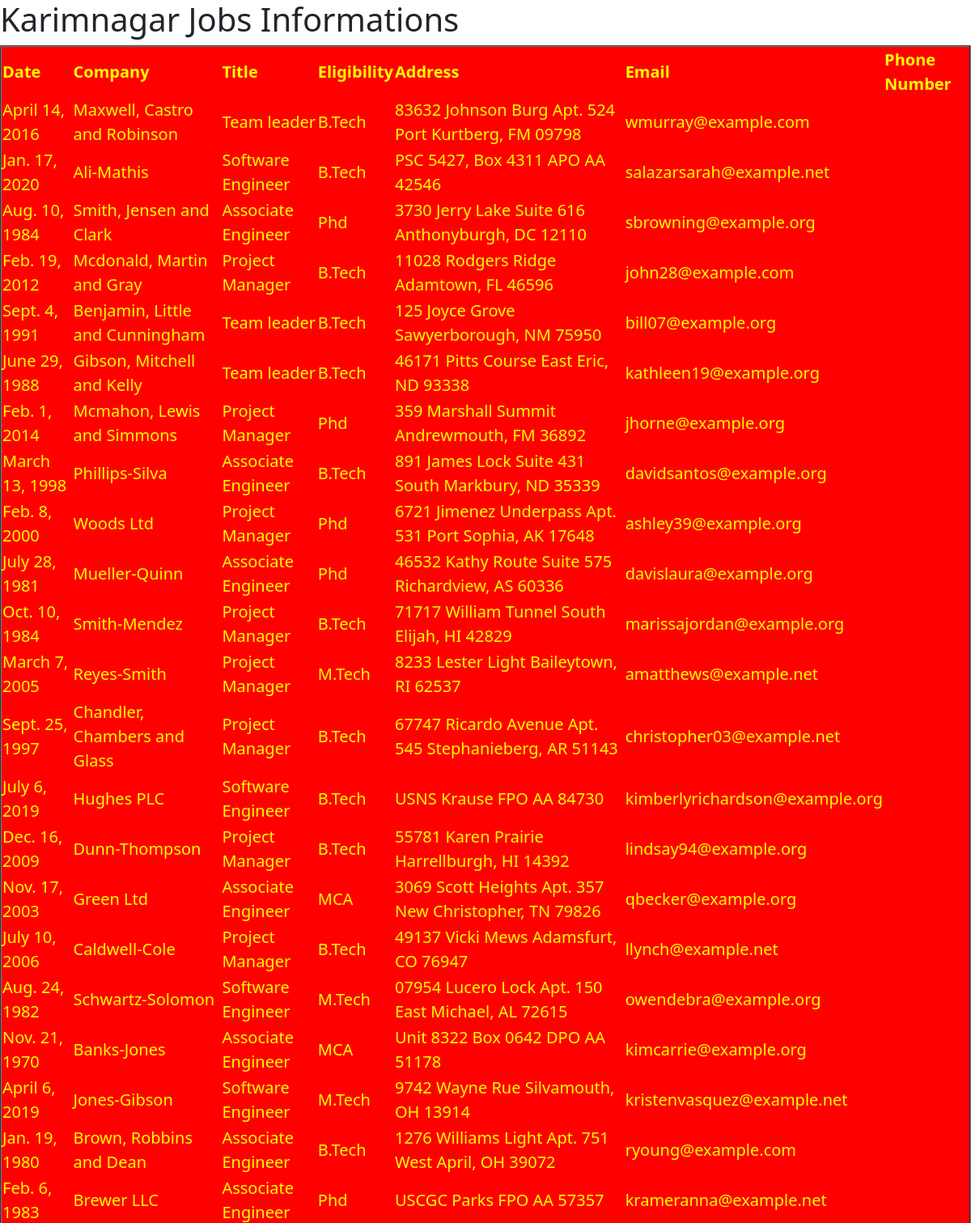
Screenshot of /knrjobs (upper part) with the database file from the repository.
### testapp/models.py (models this page shows)
class knrjobs(models.Model):
    date = models.DateField()
    company = models.CharField(max_length=50)
    title = models.CharField(max_length=70)
    eligibility = models.CharField(max_length=50)
    address = models.CharField(max_length=100)
    email = models.EmailField()
    phonenumber = models.BigIntegerField()

### testapp/views.py (the view)
# urls.py: path('knrjobs', views.knrjobs_view),
def knrjobs_view(request):
    jobs_list = knrjobs.objects.all()
    my_dict ={"jobs_list":jobs_list}
    return render(request,"testapp/knrjobs.html",my_dict)

### templates/testapp/knrjobs.html (shortened to what this page needs)
<!DOCTYPE html>
{% load static %}
<html lang="en">
<head>
    <link href="https://cdn.jsdelivr.net/npm/bootstrap@5.3.2/dist/css/bootstrap.min.css" rel="stylesheet">
    <link rel="stylesheet" href="{% static 'css/job1.css' %}">
</head>
<body>
<h1>Karimnagar Jobs Informations</h1>
{% if jobs_list %}
<table border="2">
    <thead>
    <tr>
    <th>Date</th>
    <th>Company</th>
    <th>Title</th>
    <th>Eligibility</th>
    <th>Address</th>
    <th>Email</th>
    <th>Phone Number</th>
    </tr>
    </thead>
    {% for job in jobs_list %}
    <tr>
        <td>{{job.date}}</td>
        <td>{{job.company}}</td>
        <td>{{job.title}}</td>
        <td>{{job.eligibility}}</td>
        <td>{{job.address}}</td>
        <td>{{job.email}}</td>
        <td>{{job.phonenumbers}}</td>
    </tr>
    {% endfor %}
</table>
{% else %}
<p id="specialp">No Jobs In Karimnagar</p>
{% endif %}
</body>
</html>

### static/css/job1.css (style rules this page uses)
table { color:yellow; background:red; margin:auto; font-size:20px; }

### rows the page displays
knrjobs: date "April 14, 2016", company "Maxwell, Castro and Robinson", title "Team leader", eligibility "B.Tech", address "83632 Johnson Burg Apt. 524 Port Kurtberg, FM 09798", email "wmurray@example.com"
knrjobs: date "Jan. 17, 2020", company "Ali-Mathis", title "Software Engineer", eligibility "B.Tech", address "PSC 5427, Box 4311 APO AA 42546", email "salazarsarah@example.net"
knrjobs: date "Aug. 10, 1984", company "Smith, Jensen and Clark", title "Associate Engineer", eligibility "Phd", address "3730 Jerry Lake Suite 616 Anthonyburgh, DC 12110", email "sbrowning@example.org"
knrjobs: date "Feb. 19, 2012", company "Mcdonald, Martin and Gray", title "Project Manager", eligibility "B.Tech", address "11028 Rodgers Ridge Adamtown, FL 46596", email "john28@example.com"
knrjobs: date "Sept. 4, 1991", company "Benjamin, Little and Cunningham", title "Team leader", eligibility "B.Tech", address "125 Joyce Grove Sawyerborough, NM 75950", email "bill07@example.org"
knrjobs: date "June 29, 1988", company "Gibson, Mitchell and Kelly", title "Team leader", eligibility "B.Tech", address "46171 Pitts Course East Eric, ND 93338", email "kathleen19@example.org"
knrjobs: date "Feb. 1, 2014", company "Mcmahon, Lewis and Simmons", title "Project Manager", eligibility "Phd", address "359 Marshall Summit Andrewmouth, FM 36892", email "jhorne@example.org"
knrjobs: date "March 13, 1998", company "Phillips-Silva", title "Associate Engineer", eligibility "B.Tech", address "891 James Lock Suite 431 South Markbury, ND 35339", email "davidsantos@example.org"
knrjobs: date "Feb. 8, 2000", company "Woods Ltd", title "Project Manager", eligibility "Phd", address "6721 Jimenez Underpass Apt. 531 Port Sophia, AK 17648", email "ashley39@example.org"
knrjobs: date "July 28, 1981", company "Mueller-Quinn", title "Associate Engineer", eligibility "Phd", address "46532 Kathy Route Suite 575 Richardview, AS 60336", email "davislaura@example.org"
knrjobs: date "Oct. 10, 1984", company "Smith-Mendez", title "Project Manager", eligibility "B.Tech", address "71717 William Tunnel South Elijah, HI 42829", email "marissajordan@example.org"
knrjobs: date "March 7, 2005", company "Reyes-Smith", title "Project Manager", eligibility "M.Tech", address "8233 Lester Light Baileytown, RI 62537", email "amatthews@example.net"
knrjobs: date "Sept. 25, 1997", company "Chandler, Chambers and Glass", title "Project Manager", eligibility "B.Tech", address "67747 Ricardo Avenue Apt. 545 Stephanieberg, AR 51143", email "christopher03@example.net"
knrjobs: date "July 6, 2019", company "Hughes PLC", title "Software Engineer", eligibility "B.Tech", address "USNS Krause FPO AA 84730", email "kimberlyrichardson@example.org"
knrjobs: date "Dec. 16, 2009", company "Dunn-Thompson", title "Project Manager", eligibility "B.Tech", address "55781 Karen Prairie Harrellburgh, HI 14392", email "lindsay94@example.org"
knrjobs: date "Nov. 17, 2003", company "Green Ltd", title "Associate Engineer", eligibility "MCA", address "3069 Scott Heights Apt. 357 New Christopher, TN 79826", email "qbecker@example.org"
knrjobs: date "July 10, 2006", company "Caldwell-Cole", title "Project Manager", eligibility "B.Tech", address "49137 Vicki Mews Adamsfurt, CO 76947", email "llynch@example.net"
knrjobs: date "Aug. 24, 1982", company "Schwartz-Solomon", title "Software Engineer", eligibility "M.Tech", address "07954 Lucero Lock Apt. 150 East Michael, AL 72615", email "owendebra@example.org"
knrjobs: date "Nov. 21, 1970", company "Banks-Jones", title "Associate Engineer", eligibility "MCA", address "Unit 8322 Box 0642 DPO AA 51178", email "kimcarrie@example.org"
knrjobs: date "April 6, 2019", company "Jones-Gibson", title "Software Engineer", eligibility "M.Tech", address "9742 Wayne Rue Silvamouth, OH 13914", email "kristenvasquez@example.net"
knrjobs: date "Jan. 19, 1980", company "Brown, Robbins and Dean", title "Associate Engineer", eligibility "B.Tech", address "1276 Williams Light Apt. 751 West April, OH 39072", email "ryoung@example.com"
knrjobs: date "Feb. 6, 1983", company "Brewer LLC", title "Associate Engineer", eligibility "Phd", address "USCGC Parks FPO AA 57357", email "krameranna@example.net"
